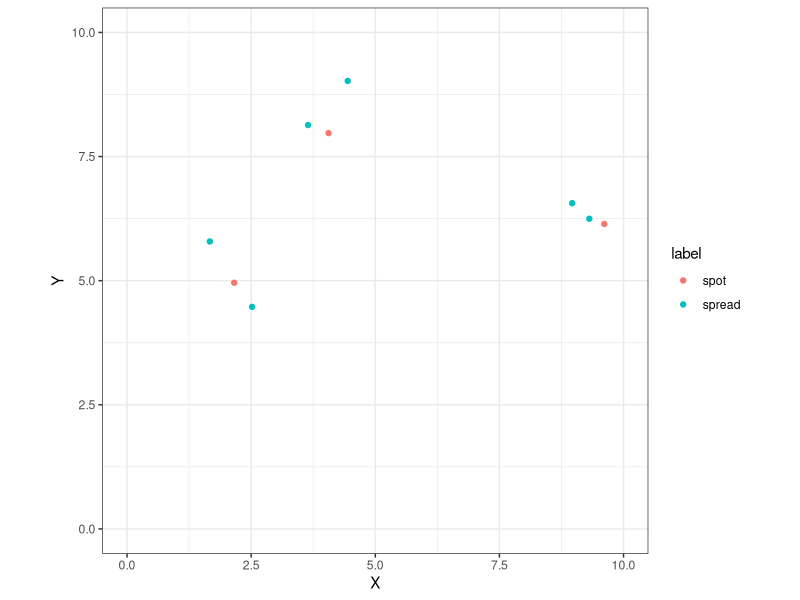
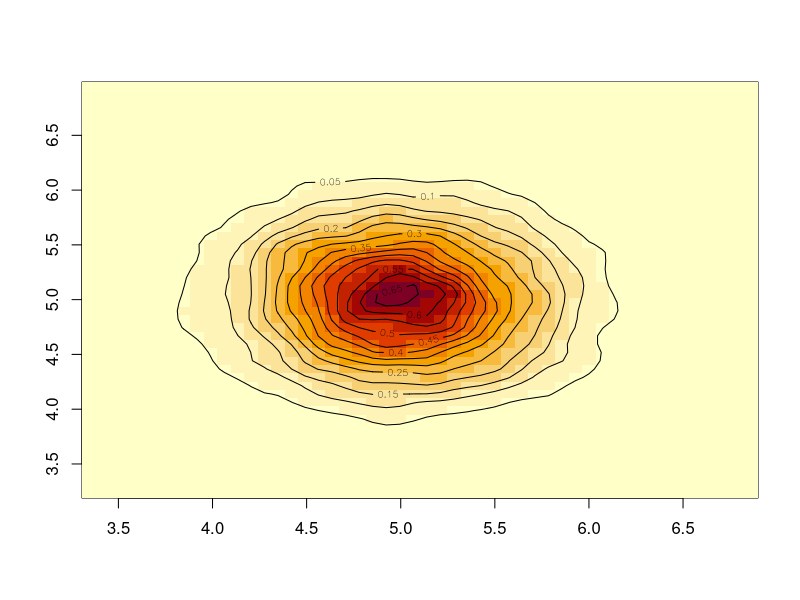

R code for these plots, in order:
## ---- chunk 1
library(tidyverse)
library(MASS)
## ---- chunk 2
sessionInfo()
## ---- chunk 3
## The input parameters
n_sim = 3
x_lim = c(0, 10)
y_lim = c(0, 10)
covar_mat = matrix(data = c(0.25, 0, 0, 0.25), nrow = 2, ncol = 2)
## ---- chunk 4
## Some helper functions for creating unique identifiers for each observation.
naming_spread = function(df, spot, spread){
    a = rep(x = 1:spot, each = spread) %>% as.character()
    b = rep(x = 1:spread, times = spot) %>% as.character()
    c = paste(a, "-", b, sep = "")
    cbind(df, c)
  }
  
naming_spot = function(df, spot){
    a = 1:spot %>% as.character()
    b = rep(0, times = spot) %>% as.character()
    c = paste(a, "-", b, sep = "")
    cbind(df, c)
  }

## The simulation function for contamination spot and its spread
sim_contam = function(n_sim, x_lim, y_lim, covariance, lambda){
  
  ## Generate a matrix that contains contamination coordinates
  x = runif(n = n_sim, min = x_lim[1], max = x_lim[2])
  y = runif(n = n_sim, min = y_lim[1], max = y_lim[2])
  n_affected = rpois(n = 1, lambda = lambda)
  
  spot_coord = matrix(data = c(x, y), ncol = 2) %>% as.data.frame()
  
  # Each column of spread_coord contains 2*n_affected elements, the first n_affected elements are random numbers generated from mat_1[1,1] and the second n_affected elements are random numbers generated from mat_1[1,2]
  spread_coord = apply(X = spot_coord, MARGIN = 1, FUN = mvrnorm, n = n_affected, Sigma = covar_mat)
  
  # Split the spread_coord by columns, rearrange the vector of each list into an nx2 matrix, then combine these matrices by row.
  spread_coord_2 = split(x = spread_coord, f = col(spread_coord))
  spread_coord_3 = lapply(X = spread_coord_2, FUN = function(x){matrix(x, ncol = 2)})
  spread_coord_4 = do.call(what = rbind, args = spread_coord_3) %>% as.data.frame()
  
  # Give a unique identifier to each observation.
  spread_coord_5 = naming_spread(spread_coord_4, n_sim, n_affected)
  spot_coord_2 = naming_spot(spot_coord, n_sim)
  
  # Create a factor column.
  label = c(rep("spot", times = n_sim), rep("spread", times = n_sim * n_affected))
  
  # Combine the contamination spot coordinates and the spread coordinates, and then combine the factor column.
  df_1 = rbind(spot_coord_2, spread_coord_5)
  colnames(df_1) = c("X", "Y", "ID")
  df_2 = cbind(df_1, label)
  rownames(df_2) = NULL
  
  ### Remove points that are outside the perimeter.
  out = which(df_2[ ,1] < x_lim[1] | df_2[ , 1] > x_lim[2] | df_2[,2] < y_lim[1] | df_2[,2] > y_lim[2], arr.ind = TRUE)[1]
  if(is.na(out) == FALSE){
    df_3 = df_2[-out, ]
  } else {
    df_3 = df_2
  }
  
  return(df_3)
}
## ---- chunk 5
# Run this if we want reproducibility
#set.seed(123)
## ---- chunk 6
contam_xy = sim_contam(n_sim = n_sim, x_lim = x_lim, y_lim = y_lim, covariance = covar_mat, lambda = 5) 
## ---- chunk 7
plot_contam = ggplot() +
  geom_point(data = contam_xy, aes(x = X, y = Y, color = label)) +
  coord_fixed(ratio = 1, xlim = x_lim, ylim = y_lim) +
  theme_bw()
## ---- chunk 8
plot_contam
## ---- chunk 9
### Visualize the covariance matrix
test = mvrnorm(n = 10000, mu = c(5,5), Sigma = covar_mat)
test = as.data.frame(test)
colnames(test) = c("X", "Y")

kernel_density = kde2d(x = test$X, y = test$Y, n = 50)
image(kernel_density)
contour(kernel_density, add = TRUE)
